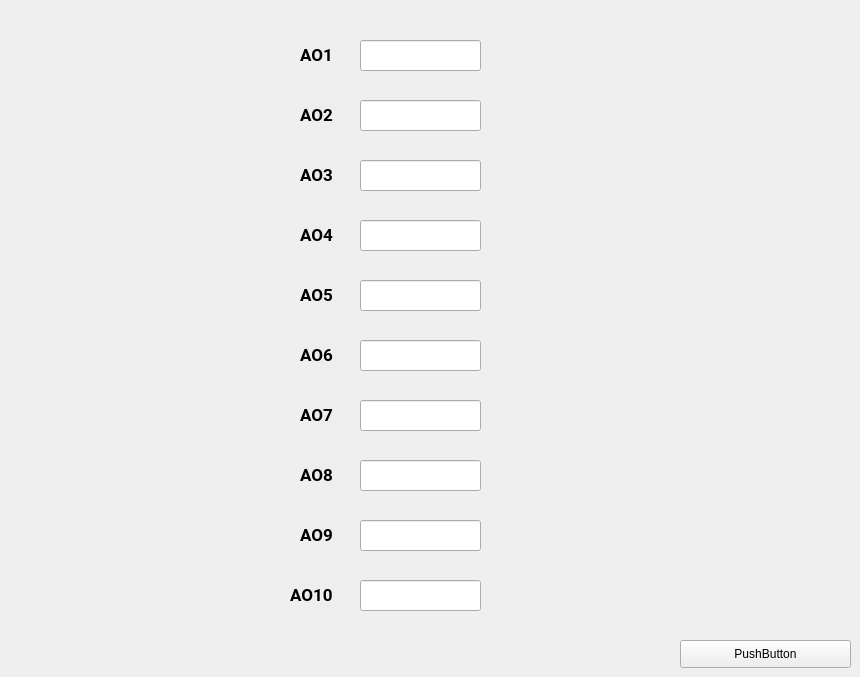
    <widget class="QWidget" name="tab_6">
     <attribute name="title">
      <string>Page</string>
     </attribute>
     <widget class="QLineEdit" name="txtAO7_2">
      <property name="geometry">
       <rect>
        <x>360</x>
        <y>400</y>
        <width>121</width>
        <height>31</height>
       </rect>
      </property>
      <property name="font">
       <font>
        <pointsize>10</pointsize>
        <weight>75</weight>
        <bold>true</bold>
       </font>
      </property>
     </widget>
     <widget class="QLabel" name="label_299">
      <property name="geometry">
       <rect>
        <x>300</x>
        <y>520</y>
        <width>41</width>
        <height>31</height>
       </rect>
      </property>
      <property name="font">
       <font>
        <family>Roboto</family>
        <pointsize>13</pointsize>
        <weight>75</weight>
        <bold>true</bold>
       </font>
      </property>
      <property name="styleSheet">
       <string notr="true">background-color: rgb(150,160,186,1%);</string>
      </property>
      <property name="text">
       <string>AO9</string>
      </property>
     </widget>
     <widget class="QLineEdit" name="txtAO1_2">
      <property name="geometry">
       <rect>
        <x>360</x>
        <y>40</y>
        <width>121</width>
        <height>31</height>
       </rect>
      </property>
      <property name="font">
       <font>
        <pointsize>10</pointsize>
        <weight>75</weight>
        <bold>true</bold>
       </font>
      </property>
     </widget>
     <widget class="QLineEdit" name="txtAO8_2">
      <property name="geometry">
       <rect>
        <x>360</x>
        <y>460</y>
        <width>121</width>
        <height>31</height>
       </rect>
      </property>
      <property name="font">
       <font>
        <pointsize>10</pointsize>
        <weight>75</weight>
        <bold>true</bold>
       </font>
      </property>
     </widget>
     <widget class="QLineEdit" name="txtAO2_2">
      <property name="geometry">
       <rect>
        <x>360</x>
        <y>100</y>
        <width>121</width>
        <height>31</height>
       </rect>
      </property>
      <property name="font">
       <font>
        <pointsize>10</pointsize>
        <weight>75</weight>
        <bold>true</bold>
       </font>
      </property>
     </widget>
     <widget class="QLineEdit" name="txtAO5_2">
      <property name="geometry">
       <rect>
        <x>360</x>
        <y>280</y>
        <width>121</width>
        <height>31</height>
       </rect>
      </property>
      <property name="font">
       <font>
        <pointsize>10</pointsize>
        <weight>75</weight>
        <bold>true</bold>
       </font>
      </property>
     </widget>
     <widget class="QLineEdit" name="txtAO10_2">
      <property name="geometry">
       <rect>
        <x>360</x>
        <y>580</y>
        <width>121</width>
        <height>31</height>
       </rect>
      </property>
      <property name="font">
       <font>
        <pointsize>10</pointsize>
        <weight>75</weight>
        <bold>true</bold>
       </font>
      </property>
     </widget>
     <widget class="QLabel" name="label_300">
      <property name="geometry">
       <rect>
        <x>300</x>
        <y>160</y>
        <width>41</width>
        <height>31</height>
       </rect>
      </property>
      <property name="font">
       <font>
        <family>Roboto</family>
        <pointsize>13</pointsize>
        <weight>75</weight>
        <bold>true</bold>
       </font>
      </property>
      <property name="styleSheet">
       <string notr="true">background-color: rgb(150,160,186,1%);</string>
      </property>
      <property name="text">
       <string>AO3</string>
      </property>
     </widget>
     <widget class="QLineEdit" name="txtAO9_2">
      <property name="geometry">
       <rect>
        <x>360</x>
        <y>520</y>
        <width>121</width>
        <height>31</height>
       </rect>
      </property>
      <property name="font">
       <font>
        <pointsize>10</pointsize>
        <weight>75</weight>
        <bold>true</bold>
       </font>
      </property>
     </widget>
     <widget class="QLineEdit" name="txtAO4_2">
      <property name="geometry">
       <rect>
        <x>360</x>
        <y>220</y>
        <width>121</width>
        <height>31</height>
       </rect>
      </property>
      <property name="font">
       <font>
        <pointsize>10</pointsize>
        <weight>75</weight>
        <bold>true</bold>
       </font>
      </property>
     </widget>
     <widget class="QLabel" name="label_301">
      <property name="geometry">
       <rect>
        <x>300</x>
        <y>280</y>
        <width>41</width>
        <height>31</height>
       </rect>
      </property>
      <property name="font">
       <font>
        <family>Roboto</family>
        <pointsize>13</pointsize>
        <weight>75</weight>
        <bold>true</bold>
       </font>
      </property>
      <property name="styleSheet">
       <string notr="true">background-color: rgb(150,160,186,1%);</string>
      </property>
      <property name="text">
       <string>AO5</string>
      </property>
     </widget>
     <widget class="QLabel" name="label_302">
      <property name="geometry">
       <rect>
        <x>290</x>
        <y>580</y>
        <width>51</width>
        <height>31</height>
       </rect>
      </property>
      <property name="font">
       <font>
        <family>Roboto</family>
        <pointsize>13</pointsize>
        <weight>75</weight>
        <bold>true</bold>
       </font>
      </property>
      <property name="styleSheet">
       <string notr="true">background-color: rgb(150,160,186,1%);</string>
      </property>
      <property name="text">
       <string>AO10</string>
      </property>
     </widget>
     <widget class="QLineEdit" name="txtAO6_2">
      <property name="geometry">
       <rect>
        <x>360</x>
        <y>340</y>
        <width>121</width>
        <height>31</height>
       </rect>
      </property>
      <property name="font">
       <font>
        <pointsize>10</pointsize>
        <weight>75</weight>
        <bold>true</bold>
       </font>
      </property>
     </widget>
     <widget class="QLabel" name="label_303">
      <property name="geometry">
       <rect>
        <x>300</x>
        <y>460</y>
        <width>41</width>
        <height>31</height>
       </rect>
      </property>
      <property name="font">
       <font>
        <family>Roboto</family>
        <pointsize>13</pointsize>
        <weight>75</weight>
        <bold>true</bold>
       </font>
      </property>
      <property name="styleSheet">
       <string notr="true">background-color: rgb(150,160,186,1%);</string>
      </property>
      <property name="text">
       <string>AO8</string>
      </property>
     </widget>
     <widget class="QLabel" name="label_304">
      <property name="geometry">
       <rect>
        <x>300</x>
        <y>100</y>
        <width>41</width>
        <height>31</height>
       </rect>
      </property>
      <property name="font">
       <font>
        <family>Roboto</family>
        <pointsize>13</pointsize>
        <weight>75</weight>
        <bold>true</bold>
       </font>
      </property>
      <property name="styleSheet">
       <string notr="true">background-color: rgb(150,160,186,1%);</string>
      </property>
      <property name="text">
       <string>AO2</string>
      </property>
     </widget>
     <widget class="QLineEdit" name="txtAO3_2">
      <property name="geometry">
       <rect>
        <x>360</x>
        <y>160</y>
        <width>121</width>
        <height>31</height>
       </rect>
      </property>
      <property name="font">
       <font>
        <pointsize>10</pointsize>
        <weight>75</weight>
        <bold>true</bold>
       </font>
      </property>
     </widget>
     <widget class="QLabel" name="label_305">
      <property name="geometry">
       <rect>
        <x>300</x>
        <y>340</y>
        <width>41</width>
        <height>31</height>
       </rect>
      </property>
      <property name="font">
       <font>
        <family>Roboto</family>
        <pointsize>13</pointsize>
        <weight>75</weight>
        <bold>true</bold>
       </font>
      </property>
      <property name="styleSheet">
       <string notr="true">background-color: rgb(150,160,186,1%);</string>
      </property>
      <property name="text">
       <string>AO6</string>
      </property>
     </widget>
     <widget class="QPushButton" name="pushButton_2">
      <property name="geometry">
       <rect>
        <x>680</x>
        <y>640</y>
        <width>171</width>
        <height>28</height>
       </rect>
      </property>
      <property name="text">
       <string>PushButton</string>
      </property>
     </widget>
     <widget class="QLabel" name="label_306">
      <property name="geometry">
       <rect>
        <x>300</x>
        <y>400</y>
        <width>41</width>
        <height>31</height>
       </rect>
      </property>
      <property name="font">
       <font>
        <family>Roboto</family>
        <pointsize>13</pointsize>
        <weight>75</weight>
        <bold>true</bold>
       </font>
      </property>
      <property name="styleSheet">
       <string notr="true">background-color: rgb(150,160,186,1%);</string>
      </property>
      <property name="text">
       <string>AO7</string>
      </property>
     </widget>
     <widget class="QLabel" name="label_307">
      <property name="geometry">
       <rect>
        <x>300</x>
        <y>220</y>
        <width>41</width>
        <height>31</height>
       </rect>
      </property>
      <property name="font">
       <font>
        <family>Roboto</family>
        <pointsize>13</pointsize>
        <weight>75</weight>
        <bold>true</bold>
       </font>
      </property>
      <property name="styleSheet">
       <string notr="true">background-color: rgb(150,160,186,1%);</string>
      </property>
      <property name="text">
       <string>AO4</string>
      </property>
     </widget>
     <widget class="QLabel" name="label_308">
      <property name="geometry">
       <rect>
        <x>300</x>
        <y>40</y>
        <width>41</width>
        <height>31</height>
       </rect>
      </property>
      <property name="font">
       <font>
        <family>Roboto</family>
        <pointsize>13</pointsize>
        <weight>75</weight>
        <bold>true</bold>
       </font>
      </property>
      <property name="styleSheet">
       <string notr="true">background-color: rgb(150,160,186,1%);</string>
      </property>
      <property name="text">
       <string>AO1</string>
      </property>
     </widget>
    </widget>
